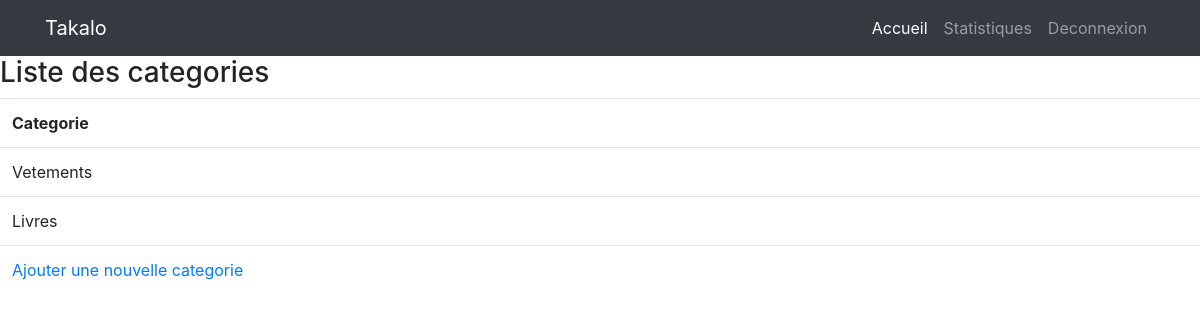
The app's page /index.php/admin/accueilBack, older data.
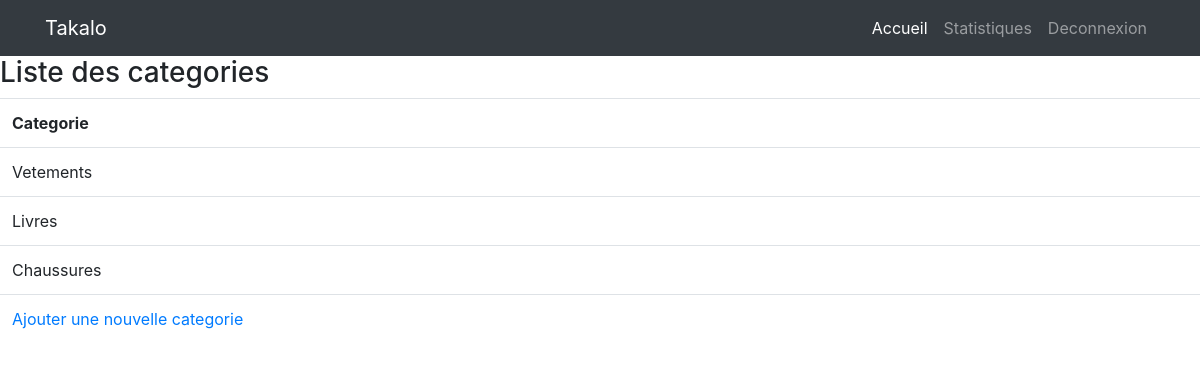
The same page, newer data.
### tables this page shows
CREATE TABLE Categorie(
    idCategorie INTEGER PRIMARY KEY AUTO_INCREMENT NOT NULL,
    categorie VARCHAR(20)
);

### application/controllers/Admin.php (called while the page is built, shortened)
<?php
class Admin extends CI_Controller {
	 public function accueilBack(){
		$this->load->model('Categorie');
        $data['categ']= $this->Categorie->liste_categ();
        $this->load->view('pages/accueilAdmin',$data);
	 }
}
?>

### index.php (called while the page is built, shortened)
<?php
require_once BASEPATH.'core/CodeIgniter.php';

### application/models/Categorie.php (called while the page is built, shortened)
<?php
class Categorie extends CI_Model
{
    public function liste_categ()
    {
        $query= $this->db->query('SELECT * FROM Categorie');
        $data=array();
        foreach($query->result_array() as $row){
            array_push($data,$row);
        }
        return $data;
    }
}

### application/views/pages/accueilAdmin.php (the view, shortened to what this page needs)
<!DOCTYPE html>
<html lang="en">
<head>
    <link href="<?php echo site_url('assets/bootstrap2/vendor/bootstrap/css/bootstrap.css')?>" rel="stylesheet">
</head>
<body>
    <h3>Liste des categories</h3>
    <table class="table table-hover">
        <th>Categorie</th>
        <tr>
            <?php for($i=0; $i<count($categ); $i++){ ?>
                    <td><?php echo $categ[$i]['categorie'] ?></td>
        </tr>
            <?php  } ?>
        <tr>
            <td><a href="<?php echo site_url('Admin/add_categ')?>" >Ajouter une nouvelle categorie</a></td>
        </tr>
    </table>
</body>
</html>

Row changes from the older to the newer data that the page shows:
added categorie: categorie "Chaussures"
